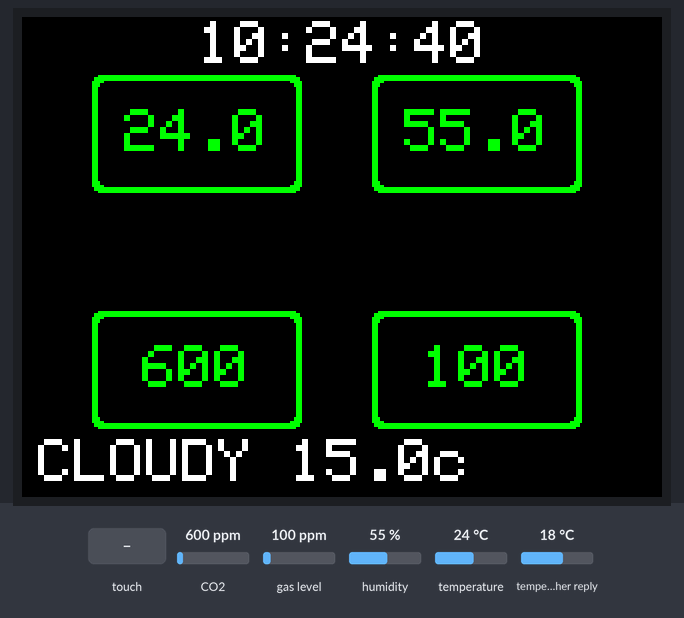
Bench run of a sketch on a simulated ESP8266 (Wemos D1 mini). Shown: 320×240 colour display. Inputs (shaded band) come from the test bench; at power-on: CO2 600 ppm, humidity 55 %, gas level 100 ppm, temperature 24 °C, temperature in the weather reply 18 °C. WiFi joins after 1.5 s; servers stay silent unless stated; network time is answered at once with the bench clock; the local clock reads 2024-03-15 10:24:30 at power-on unless the sketch sets it; no MQTT or app messages arrive unless stated; web services answer with replies made up by the test bench; not simulated (calls return 0 or success): Credentials.h.

Above: at 11.4 s.
11.5 s: CO2 set to 765 ppm
At 12.8 s:
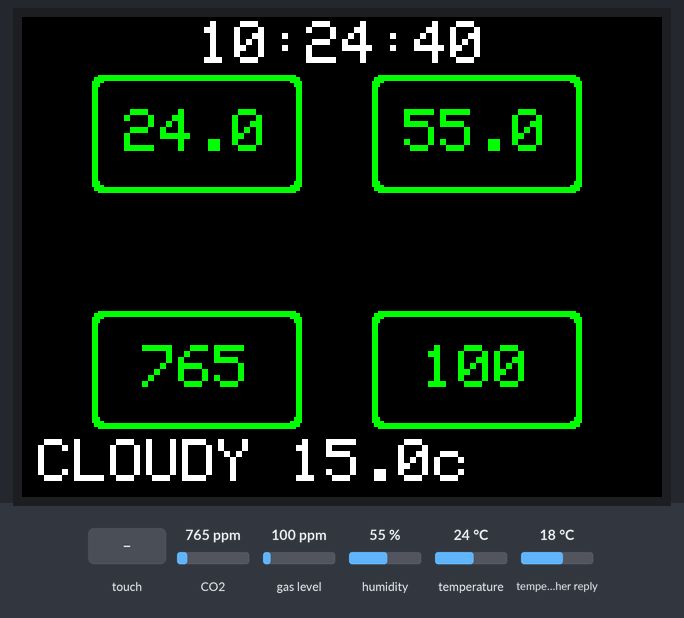
13.1 s: CO2 set to 835 ppm
14.6 s: touch panel pressed at 13 % / 10 % of its raw x / y range
At 15.1 s:
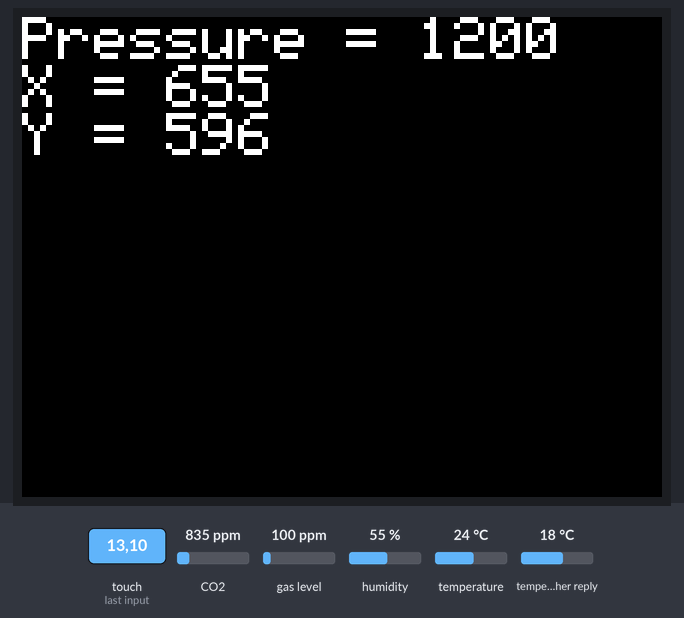
16.1 s: humidity set to 88 %
At 17.3 s:
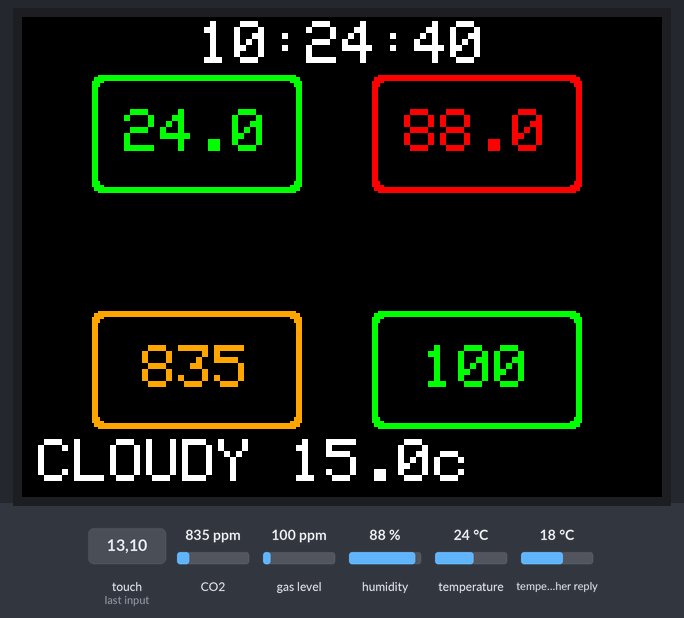
17.7 s: CO2 set to 1700 ppm
At 19.1 s:
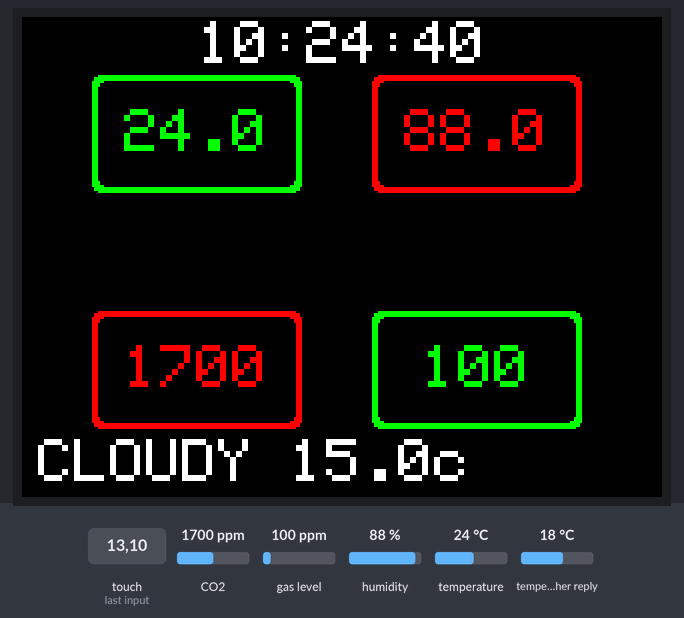
19.4 s: touch panel pressed at 38 % / 10 % of its raw x / y range
At 20.7 s:
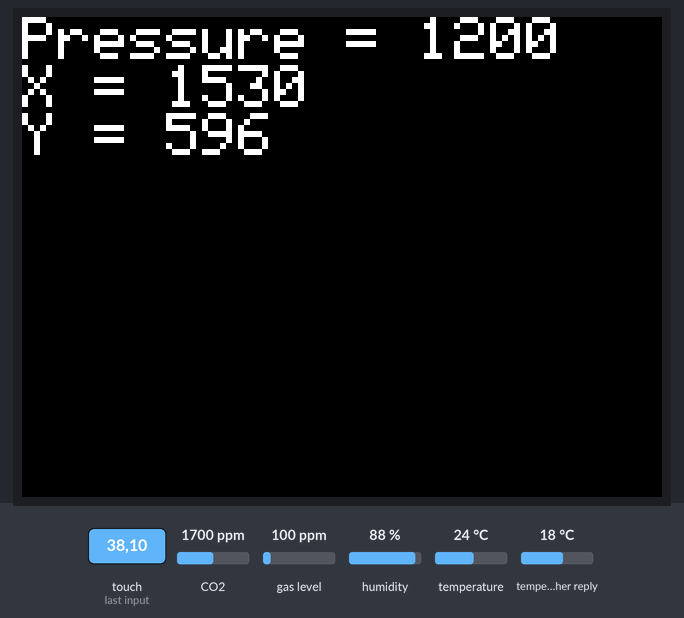
Timing chart, 0 to 22.4 s (numbered marks = the images above; inputs shaded):
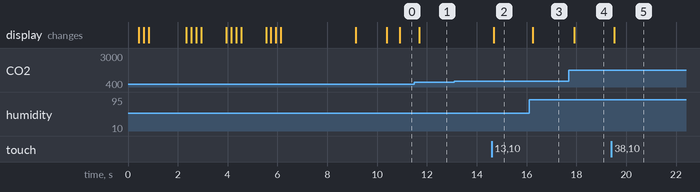

The sketch:

EnviroSenseTouch_rev00.ino
```cpp
//-----INCLUDES LIBRARIES---------------------------------------------------------
//--GENERAL LIBS
#include <Credentials.h>
#include <Wire.h>
#include <SPI.h>
#include <NTPClient.h>
#include <ESP8266WiFi.h>
#include <WiFiUdp.h>
#include <ArduinoJson.h>
#include <WiFiClient.h>
#include <ESP8266mDNS.h>
#include <ArduinoOTA.h>
#include "PubSubClient.h" // Connect and publish to the MQTT broker

//--WEMOS TFT 2.4 Touch----> https://www.wemos.cc/en/latest/d1_mini_shield/tft_2_4.html
#include <Adafruit_GFX.h>
#include <Adafruit_ILI9341.h>
#include <XPT2046_Touchscreen.h>

//--WEMOS SGP30 CO2---->https://www.wemos.cc/en/latest/d1_mini_shield/sgp30.html
#include "Adafruit_SGP30.h"

//--WEMOS SHT30
#include <WEMOS_SHT3X.h> //needs to be downloaded from: https://github.com/wemos/WEMOS_SHT3x_Arduino_Library


//--------------------------------------------------------------------------------
//-----DEFENITIONS-----
//--TFT 2.4
#define TFT_CS D0  //for D1 mini or TFT I2C Connector Shield (V1.1.0 or later)
#define TFT_DC D8  //for D1 mini or TFT I2C Connector Shield (V1.1.0 or later)
#define TFT_RST -1 //for D1 mini or TFT I2C Connector Shield (V1.1.0 or later)
#define TS_CS D3   //for D1 mini or TFT I2C Connector Shield (V1.1.0 or later)
Adafruit_ILI9341 tft = Adafruit_ILI9341(TFT_CS, TFT_DC, TFT_RST);
XPT2046_Touchscreen ts(TS_CS);

//--SGP30
Adafruit_SGP30 sgp;
bool isSgp;
int sgpCounter;
float tVoc = 0, eCo2 = 0, lasttVoc, lasteCo2;

//--SHT30
SHT3X sht30(0x45);
float temp = 0, humid = 0, lastTemp, lastHumid;

//+++++++++SETUP PARAMETERS++++++++++
const char* ssid = mySSID;
const char* password = myPASSWORD;
int state = 0;

//---------> TIME INETRVALS <---------------
long updateTimeInterval = 30000;           // interval at which to send (milliseconds)
long previousMillis = updateTimeInterval;        // will store last time data was sent
float displayThereshold = 20.0;

//---------> NTP Client <---------------
const long utcOffsetInSeconds = -25200;
WiFiUDP ntpUDP;
NTPClient timeClient(ntpUDP, "pool.ntp.org", utcOffsetInSeconds);
String timeToDisplay = "waiting to receive the time from server";

//---------> Weather Map API <---------
WiFiClient client;
const char server[] = "api.openweathermap.org";
String nameOfCity = "Vancouver,CA";
String apiKey = "b7abf0ceb4e2d3b297c96282778e94de";
String weatherText;
int jsonend = 0;
boolean startJson = false;
int status = WL_IDLE_STATUS;
#define JSON_BUFF_DIMENSION 2500
unsigned long lastConnectionTime = 30 * 60 * 1000;     // last time you connected to the server, in milliseconds
const unsigned long postInterval = 30 * 60 * 1000;  // posting interval of 10 minutes  (10L * 1000L; 10 seconds delay for testing)
bool weatherUpdated = false;
String weatherForcast = "Updating..";

//---------> MQTT <---------
const char* mqtt_server = "192.168.1.92";  // IP of the MQTT broker
const char* humidity_topic = "home/EnviroSenseTouch/humidity";
const char* temperature_topic = "home/EnviroSenseTouch/temperature";
const char* tVoc_topic = "home/EnviroSenseTouch/tVoc";
const char* eCO2_topic = "home/EnviroSenseTouch/equvalentCO2";

//const char* mqtt_username = "cdavid"; // MQTT username
//const char* mqtt_password = "cdavid"; // MQTT password
const char* clientID = "client_EnviroSenseTouch"; // MQTT client ID
PubSubClient mqttClient(mqtt_server, 1883, client);
long intervalMQTT = 5 * 60 * 1000, lastTimeSentMQTT = intervalMQTT;

//--------------------------------------------------------------------------------
void setup() {
  InitializeDisplay();
  InitializeWifi();
  isSgp = InitializeSgp();
  ArduinoOTAInitializer();

  delay(1000);
  StartApp();
  delay(1000);
}

void loop() {
  ArduinoOTA.handle();

  if (ts.touched()) HandleTouch();

  StateMachine();
}


//--------------------------------------------------------------------------------
void StateMachine() {
  unsigned long currentMillis = millis();
  switch (state) {
    case 0: {
        if (isSgp) MeasureSgp();
        state++;
        break;
      }
    case 1: {
        if (currentMillis - previousMillis > updateTimeInterval) {
          previousMillis = currentMillis;
          UpdateTime();
          DisplayManager();
        }
        state++;
        break;
      }
    case 2: {
        MeasureSht();
        state++;
        break;
      }
    case 3: {
        if (currentMillis - lastConnectionTime > postInterval) {
          lastConnectionTime = currentMillis;
          UpdateWeather();
        }
        state ++;
        break;
      }
    case 4: {
        if (currentMillis - lastTimeSentMQTT > intervalMQTT) {
          lastTimeSentMQTT = currentMillis;
          SendMQTT();
        }
        state++;
        break;
      }
    case 5: {
                UpdateDisplay();
        state = 0;
        break;
      }
  }
}

void HandleTouch() {
  TS_Point p = ts.getPoint();

  tft.fillScreen(ILI9341_BLACK);
  tft.setCursor(0, 0);

  tft.print("Pressure = ");
  tft.println(p.z);
  tft.print("X = ");
  tft.println(p.x);
  tft.print("Y = ");
  tft.println(p.y);
}

void UpdateTime() {
  timeClient.update();
  timeToDisplay = timeClient.getFormattedTime();
  //  UpdateDisplay();
}

void MeasureSgp() {
  if (! sgp.IAQmeasure()) {
    //    Serial.println("Measurement failed");
    return;
  }

  lasttVoc = tVoc;
  lasteCo2 = eCo2;
  tVoc = sgp.TVOC;
  eCo2 = sgp.eCO2;

  //  if (! sgp.IAQmeasure()) {
  ////    Serial.println("Measurement failed");
  ////    return;
  //  }
  //  tft.print("TVOC "); tft.print(sgp.TVOC); tft.print(" ppb\t");
  //  tft.print("eCO2 "); tft.print(sgp.eCO2); tft.println(" ppm");
  //
  //  if (! sgp.IAQmeasureRaw()) {
  ////    Serial.println("Raw Measurement failed");
  ////    return;
  //  }
  //  tft.print("Raw H2 "); tft.print(sgp.rawH2); tft.print(" \t");
  //  tft.print("Raw Ethanol "); tft.print(sgp.rawEthanol); tft.println("");
  //
  //  delay(1000);
  //
  //  sgpCounter++;
  //  if (sgpCounter == 30) {
  //    sgpCounter = 0;
  //
  //    uint16_t TVOC_base, eCO2_base;
  //    if (! sgp.getIAQBaseline(&eCO2_base, &TVOC_base)) {
  //      tft.println("Failed to get baseline readings");
  //      return;
  //    }
  //    tft.print("****Baseline values: eCO2: 0x"); tft.print(eCO2_base, HEX);
  //    tft.print(" & TVOC: 0x"); tft.println(TVOC_base, HEX);
  //  }
}

void MeasureSht() {
  if (sht30.get() == 0) {
    temp, humid, lastTemp, lastHumid;
    lastTemp = temp;
    lastHumid = humid;
    temp = sht30.cTemp;
    humid = sht30.humidity;
    //    Serial.print("Temperature in Celsius : ");
    //    Serial.println(sht30.cTemp);
    //    Serial.print("Temperature in Fahrenheit : ");
    //    Serial.println(sht30.fTemp);
    //    Serial.print("Relative Humidity : ");
    //    Serial.println(sht30.humidity);
    //    Serial.println();
  }
  else
  {
    //    Serial.println("Error!");
  }
}

void UpdateWeather() {
  weatherUpdated = false;
  weatherForcast = WehtherRequest();
}

void UpdateDisplay() {
  float t = Difrentiator(temp, lastTemp);
  float h = Difrentiator(humid, lastHumid);
  float v = Difrentiator(tVoc, lasttVoc);
  float c = Difrentiator(eCo2, lasteCo2);

  if (t >= displayThereshold || h >= displayThereshold || c > +displayThereshold) {
    DisplayManager();
//    tft.fillScreen(ILI9341_BLACK);
//    tft.setCursor(0, 0);
//    tft.setTextColor(ILI9341_GREEN);
//    tft.print("Temp : ");
//    tft.print(temp);
//    tft.println("c");
//    tft.print("Humid: ");
//    tft.print(humid);
//    tft.println("%");
//    tft.setTextColor(ILI9341_YELLOW);
//    tft.print("tVOC : ");
//    tft.print(tVoc);
//    tft.println("ppb");
//    tft.print("eCO2 : ");
//    tft.print(eCo2);
//    tft.println("ppm");
//    tft.println();
//    tft.println(timeToDisplay);
//    tft.println();
//    tft.println(weatherForcast);
  }
}

void DisplayManager() {
  int cx = tft.width()  / 3 - 1,
      cy = tft.height() / 4 - 1;

  tft.fillScreen(ILI9341_BLACK);
  tft.setCursor(0, 0);

  DrawButton(cx / 3, cy / 2, cx, cy, String(temp, 1), ColorMeter(temp,20,25,27));
  DrawButton(5 * cx / 3, cy / 2, cx, cy, String(humid, 1), ColorMeter(humid,40,70,80));
  DrawButton(cx / 3, 5 * cy / 2, cx, cy, String(eCo2, 0), ColorMeter(eCo2,400,800,1000));
  DrawButton(5 * cx / 3, 5 * cy / 2, cx, cy, String(tVoc, 0), ColorMeter(tVoc,50,500,1000));
  tft.setTextColor(ILI9341_WHITE);
  PrintCentreString(timeToDisplay, tft.width() / 2, cy / 4);
   tft.setCursor(0, 0);
  PrintCentreString(weatherForcast, tft.width() / 2, tft.height() -cy/10);
//PrintCentreString("CLOUDY", tft.width() / 2, tft.height() -cy/10);
}

uint16_t ColorMeter(int n, int low, int high, int extreme) {
  if (n < low) {
    return  ILI9341_BLUE;
  } else if (n < high) {
    return ILI9341_GREEN;
  } else if (n < extreme) {
    return ILI9341_ORANGE;
  } else {
    return ILI9341_RED;
  }
}

void DrawButton(int x, int y, int cx, int cy, String text, uint16_t color) {
  int r = 4;
  int t = 3;
  uint16_t bc = ILI9341_BLACK;
  int textSize = 3;

  tft.fillRoundRect(x, y, cx, cy, r, color);
  tft.fillRoundRect(x + t, y + t, cx - t - t, cy - t - t, r, bc);
  tft.setTextColor(color);
  tft.setTextSize(textSize);
  PrintCentreString(text, x + cx / 2, y + cy / 2);
}

void PrintCentreString(const String &t, int x, int y)
{
  int16_t x1, y1;
  uint16_t w, h;
  tft.getTextBounds(t, x, y, &x1, &y1, &w, &h); //calc width of new string
  tft.setCursor(x - w / 2, y - h / 2);
  tft.print(t);
}

void SendMQTT() {
  // Connect to MQTT Broker
  // client.connect returns a boolean value to let us know if the connection was successful.
  // If the connection is failing, make sure you are using the correct MQTT Username and Password (Setup Earlier in the Instructable)
  if (mqttClient.connect(clientID)) {
    SendMQTTMessages(temperature_topic, String(temp));
    SendMQTTMessages(humidity_topic, String(humid));
    SendMQTTMessages(tVoc_topic, String(tVoc));
    SendMQTTMessages(eCO2_topic, String(eCo2));

    mqttClient.disconnect();  // disconnect from the MQTT broker
  }
  else {
    //Serial.println("Connection to MQTT Broker failed...");
  }
}

void SendMQTTMessages(const char* topic, String parameter) {
  if (!mqttClient.publish(topic, parameter.c_str())) {
    mqttClient.connect(clientID);
    delay(10); // This delay ensures that client.publish doesn't clash with the client.connect call
    mqttClient.publish(topic, parameter.c_str());
  }
}

float Difrentiator(float a, float b) {
  float r = ((a - b) / a) * 100;
  return r;
}

void InitializeDisplay() {
  ts.begin();
  ts.setRotation(1);

  tft.begin();
  tft.setRotation(3);
  tft.fillScreen(ILI9341_BLACK);
  tft.setTextColor(ILI9341_WHITE);
  tft.setTextSize(3);
  tft.println("EnviroSense Touch");
  tft.println("A. Yaghini");
}

void InitializeWifi() {
  tft.println("");
  Progressor("WiFi");
  WiFi.begin(ssid, password);
  while ( WiFi.status() != WL_CONNECTED ) {
    delay ( 500 );
    //Serial.print ( "." );
  }
  tft.println(" ok");
}

bool InitializeSgp() {
  Progressor("SGP30");

  if (! sgp.begin()) {
    tft.setTextColor(ILI9341_RED);
    tft.println("  X");
    tft.setTextColor(ILI9341_WHITE);
    return false;
  } else {
    tft.setTextColor(ILI9341_GREEN);
    tft.println("  ok");
    tft.setTextColor(ILI9341_WHITE);
    return true;
  }
}

void Progressor(String in) {
  tft.print(in);
  delay(200);
  tft.setTextColor(ILI9341_RED);
  tft.print(".");
  delay(200);
  tft.print("..");
  delay(200);
  tft.print("...");
  tft.setTextColor(ILI9341_WHITE);
}

void StartApp() {
  Progressor("Time");
  timeClient.begin();
  tft.setTextColor(ILI9341_GREEN);
  tft.println("  ok");
  tft.setTextColor(ILI9341_WHITE);
  delay(1000);
  Progressor("Weather");
  weatherText.reserve(JSON_BUFF_DIMENSION);
  tft.setTextColor(ILI9341_GREEN);
  tft.println("  ok");
  tft.setTextColor(ILI9341_WHITE);
  delay(3000);
  tft.fillScreen(ILI9341_GREEN);
}

void ArduinoOTAInitializer() {
  ArduinoOTA.setHostname("Enviro_Touch");

  ArduinoOTA.begin();
}

// to request data from OWM
String WehtherRequest() {
  // close any connection before send a new request to allow client make connection to server
  client.stop();

  // if there's a successful connection:
  if (client.connect(server, 80)) {
    // Serial.println("connecting...");
    // send the HTTP PUT request:
    client.println("GET /data/2.5/forecast?q=" + nameOfCity + "&APPID=" + apiKey + "&mode=json&units=metric&cnt=2 HTTP/1.1");
    client.println("Host: api.openweathermap.org");
    client.println("User-Agent: ArduinoWiFi/1.1");
    client.println("Connection: close");
    client.println();

    unsigned long timeout = millis();
    while (client.available() == 0) {
      if (millis() - timeout > 5000) {
        Serial.println(">>> Client Timeout !");
        client.stop();
        return "CONNECTION!";
      }
    }
    char c = 0;
    while (client.available()) {
      c = client.read();
      // since json contains equal number of open and close curly brackets, this means we can determine when a json is completely received  by counting
      // the open and close occurences,
      //Serial.print(c);
      if (c == '{') {
        startJson = true;         // set startJson true to indicate json message has started
        jsonend++;
      }
      if (c == '}') {
        jsonend--;
      }
      if (startJson == true) {
        weatherText += c;
      }
      // if jsonend = 0 then we have had received equal number of curly braces
      if (jsonend == 0 && startJson == true) {
        //parseJson(weatherText.c_str());  // parse c string text in parseJson function
        StaticJsonDocument<JSON_BUFF_DIMENSION> doc;
        DeserializationError error = deserializeJson(doc, weatherText);
        if (error) {
          //Serial.print(F("deserializeJson() failed: "));
          //Serial.println(error.c_str());
          return "JSON ERR";
        }

        //int id = doc["weather"][0]["id"];
        int id = doc["list"][0]["weather"][0]["id"];
        float temp = doc["list"][0]["main"]["feels_like"];
        //more infor regarding id codes: https://openweathermap.org/weather-conditions
        //int id = doc["cod"];
        //Serial.println(weatherText);
        //Serial.println(id);
        String condition = "UPDATING";

        if (id > 100) {

          if (id >= 200 & id < 300) {
            condition = "THUNDERSTORM";
          }
          if (id >= 300 & id < 400) {
            condition = "DRIZZLE";
          }
          if (id >= 500 & id < 600) {
            condition = "RAIN";
          }
          if (id >= 600 & id < 700) {
            condition = "SNOW";
          }
          if (id >= 700 & id < 800) {
            condition = "ATMOSPHERE";
          }
          if (id == 800) {
            condition = "CLEAR";
          }
          if (id > 800) {
            condition = "CLOUDY";
          }
          //Serial.println(condition);
          weatherUpdated = true;
        }
        else {
          weatherUpdated = false;
          break;
        }

        weatherText = "";                // clear text string for the next time
        startJson = false;        // set startJson to false to indicate that a new message has not yet started

        String sep = "  ";
        String unit = "c";
//        String report = condition + sep + temp + unit;
String report = condition + " " + String(temp,1) + "c";
        return report;
      }
    }
  }
  else {
    // if no connction was made:
    //Serial.println("connection failed");
    //return "NAS";
  }
}
```

Measured:
- after the input at 11.5 s, the display: changes after 0.19 s (image 1)
- after the input at 13.1 s, every drawn part: stays the same
- after the input at 14.6 s, the display: changes after 0.09 s (image 2)
- after the input at 16.1 s, the display: changes after 0.15 s (image 3)
- after the input at 17.7 s, the display: changes after 0.20 s (image 4)
- after the input at 19.4 s, the display: changes after 0.11 s (image 5)
